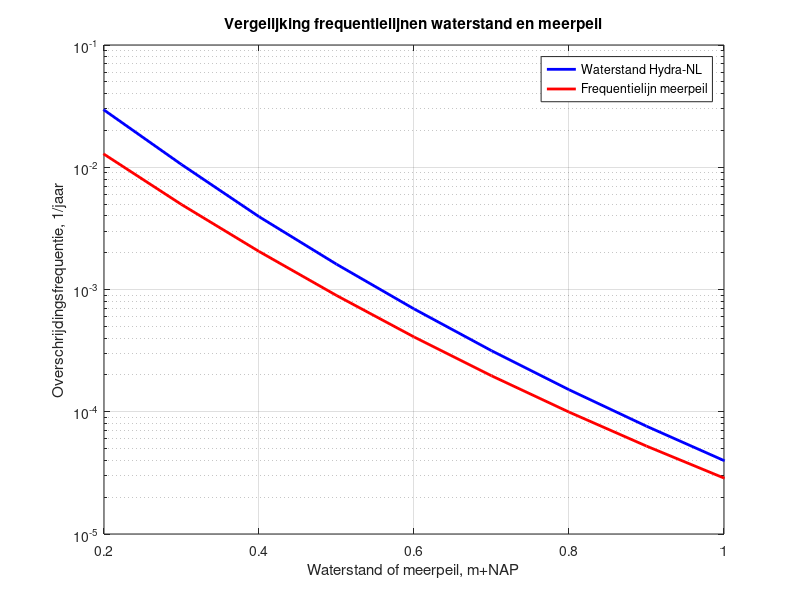
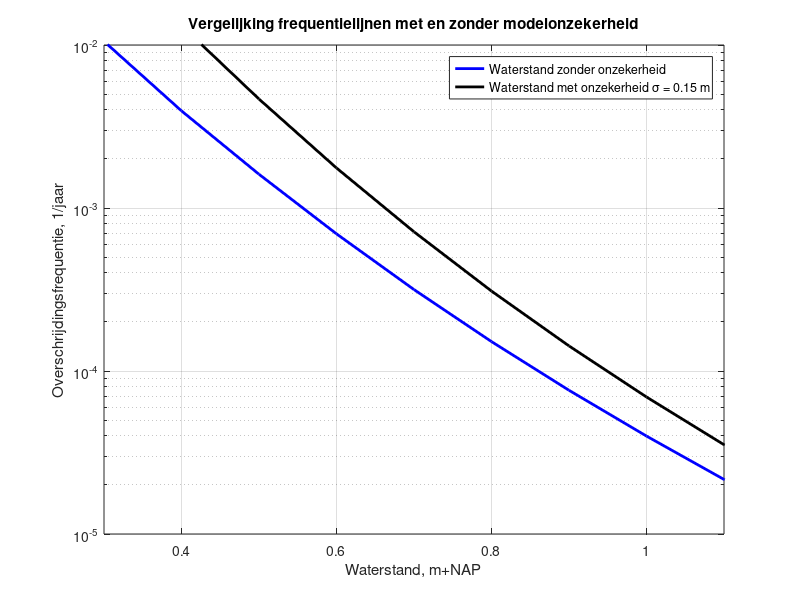
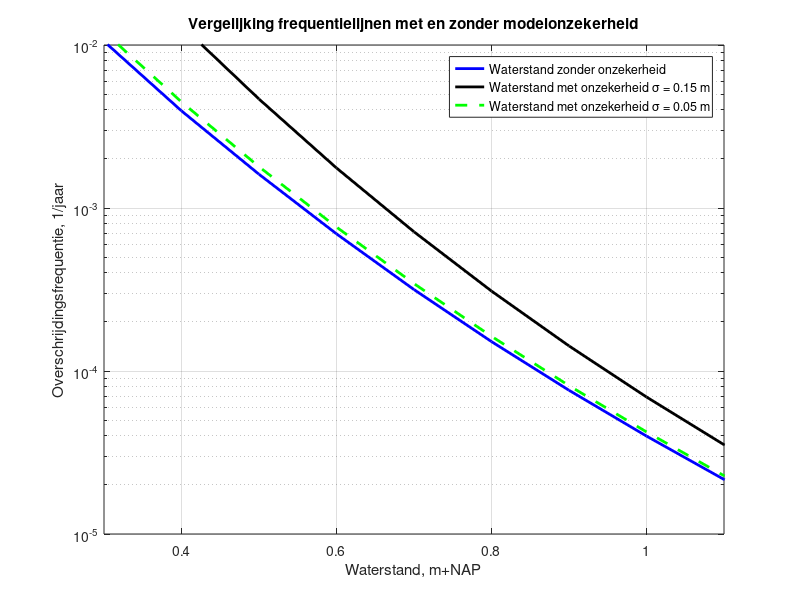

Reproduce these figures in MATLAB, in order.
%==========================================================================
% Script voor snelle analyse
%
% Door: Chris Geerse
% PR3598.10
% Datum: mei 2017.
%
%
%==========================================================================
%==========================================================================
% Algemeen
%==========================================================================

clc
clear
close all
addpath 'Hulproutines\' 'invoer\';

hfreq_Marken = [...
    0.0000000E+00  0.2703180
    0.1000000      8.8177346E-02
    0.2000000      2.9414497E-02
    0.3000000      1.0529122E-02
    0.4000000      3.9429138E-03
    0.5000000      1.6105596E-03
    0.6000000      6.9404370E-04
    0.7000000      3.1585706E-04
    0.8000000      1.5146243E-04
    0.9000000      7.6161326E-05
    1.000000      3.9877821E-05
    1.100000      2.1614303E-05
    1.200000      1.2021612E-05
    1.300000      6.7961641E-06];

MM_stat_onz = [...
    -0.40         1.000
    -0.22         0.333300
    0.10         1.140E-02
    0.20         4.265E-03
    0.30         1.652E-03
    0.40         6.828E-04
    0.50         2.980E-04
    0.60         1.364E-04
    0.70         6.563E-05
    0.80         3.314E-05
    0.90         1.746E-05
    1.00         9.562E-06
    1.10         5.418E-06
    1.20         3.165E-06
    1.30         1.901E-06
    1.40         1.171E-06
    1.50         7.366E-07
    1.60         4.725E-07
    1.70         3.083E-07
    1.80         2.043E-07
    1.90         1.372E-07
    2.00         9.337E-08];

MM_stat_ws15_onz = [...
    0.2000000      0.1103530
    0.3000000      3.8586374E-02
    0.4000000      1.3156110E-02
    0.5000000      4.6603545E-03
    0.6000000      1.7599793E-03
    0.7000000      7.1448344E-04
    0.8000000      3.0929255E-04
    0.9000000      1.4250018E-04
    1.000000      6.9269154E-05
    1.100000      3.5298450E-05
    1.200000      1.8697141E-05
    1.300000      1.0198671E-05
    1.400000      5.6536646E-06];

MM_stat_ws5_onz = [...
  0.1000000      0.1033089    
  0.2000000      3.4344815E-02
  0.3000000      1.2047794E-02
  0.4000000      4.4739852E-03
  0.5000000      1.7919866E-03
  0.6000000      7.6347729E-04
  0.7000000      3.4365754E-04
  0.8000000      1.6316827E-04
  0.9000000      8.1336068E-05
   1.000000      4.2296819E-05
   1.100000      2.2791217E-05
   1.200000      1.2622205E-05
   1.300000      7.1086370E-06];


figure
semilogy(hfreq_Marken(:,1), hfreq_Marken(:,2), 'b-','linewidth', 2)
hold on; grid on
semilogy(MM_stat_onz(:,1), 3*MM_stat_onz(:,2), 'r-','linewidth', 2)
title('Vergelijking frequentielijnen waterstand en meerpeil')
xlabel('Waterstand of meerpeil, m+NAP')
ylabel('Overschrijdingsfrequentie, 1/jaar')
xlim([0.2, 1.0])
ylim([1e-5, 1e-1])
legend('Waterstand Hydra-NL', 'Frequentielijn meerpeil')

figure
semilogy(hfreq_Marken(:,1), hfreq_Marken(:,2), 'b-','linewidth', 2)
hold on; grid on
semilogy(MM_stat_ws15_onz(:,1), MM_stat_ws15_onz(:,2), 'k-','linewidth', 2)
title('Vergelijking frequentielijnen met en zonder modelonzekerheid')
xlabel('Waterstand, m+NAP')
ylabel('Overschrijdingsfrequentie, 1/jaar')
xlim([0.3, 1.1])
ylim([1e-5, 1e-2])
legend('Waterstand zonder onzekerheid', 'Waterstand met onzekerheid {\sigma} = 0.15 m')

figure
semilogy(hfreq_Marken(:,1), hfreq_Marken(:,2), 'b-','linewidth', 2)
hold on; grid on
semilogy(MM_stat_ws15_onz(:,1), MM_stat_ws15_onz(:,2), 'k-','linewidth', 2)
semilogy(MM_stat_ws5_onz(:,1), MM_stat_ws5_onz(:,2), 'g--','linewidth', 2)
title('Vergelijking frequentielijnen met en zonder modelonzekerheid')
xlabel('Waterstand, m+NAP')
ylabel('Overschrijdingsfrequentie, 1/jaar')
xlim([0.3, 1.1])
ylim([1e-5, 1e-2])
legend('Waterstand zonder onzekerheid', 'Waterstand met onzekerheid {\sigma} = 0.15 m', 'Waterstand met onzekerheid {\sigma} = 0.05 m')


